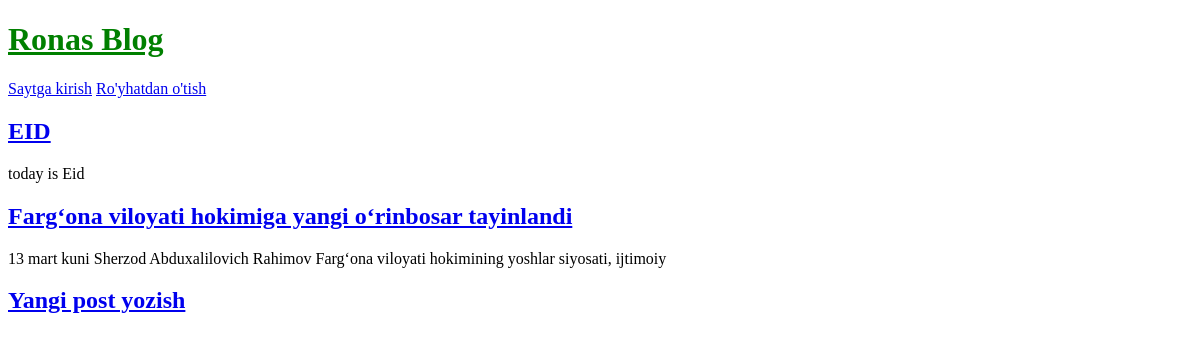
The app's page /, older data.
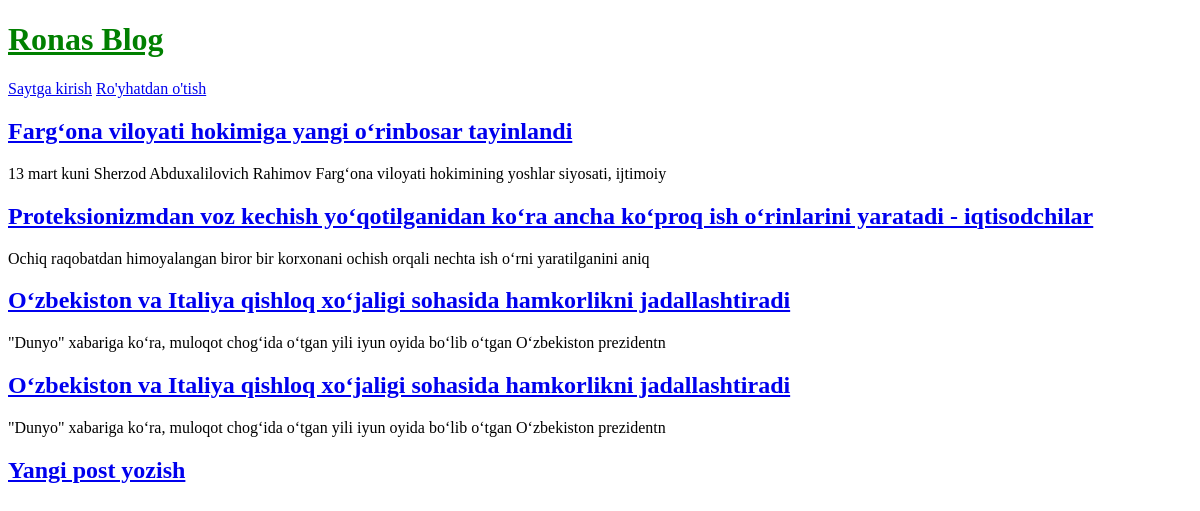
The same page, newer data.
### blog/models.py (models this page shows, shortened)
class Post(models.Model):
    title = models.CharField(max_length=200)
    author = models.ForeignKey(
        'auth.User',
        on_delete=models.CASCADE
    )
    body = models.TextField()

### blog/views.py (the view)
# urls.py: path('', BlogListView.as_view(), name='home'),
class BlogListView(ListView):
    model = Post
    template_name = 'home.html'

### templates/home.html
{% extends 'base.html' %}
{% block content %}
    {% for post in object_list %}
        <div class="post-entry">
            <h2><a href="{% url 'post_detail' post.pk %}">{{post.title}}</a></h2>
            <p>{{post.body|slice:":100"  }}</p>
        </div>
    {% endfor %}
{% endblock content %}

### templates/base.html (shortened to what this page needs)
{% load static %}
<!DOCTYPE html>
<html lang="en">
<head>
    <link rel="stylesheet" href="{% static 'css/base.css' %}">
</head>
<body>
<header>
    <h1><a href="{% url 'home' %}">Ronas Blog</a></h1>
</header>
{% if user.is_authenticated %}
    <p>Xush kelibsiz, {{ user.username }}!</p>
    <p><a href="{% url 'logout' %}">Chiqib ketish</a></p>
{% else %}
    <p>
        <a href="{% url 'login' %}">Saytga kirish</a>
        <a href="{% url 'signup' %}">Ro'yhatdan o'tish</a>
    </p>
{% endif %}
<div>
    {% block content %}
    {% endblock content %}
</div>
<footer>
    <h2><a href="{% url 'post_new' %}">Yangi post yozish</a></h2>
</footer>
</body>
</html>

### static/css/base.css (style rules this page uses)
header h1 a { color: green; }

Row changes from the older to the newer data that the page shows:
removed Post: title "EID", body "today is Eid"
added Post: title "Proteksionizmdan voz kechish yo‘qotilganidan ko‘ra ancha ko‘proq ish o‘rinlarini yaratadi - iqtisodchilar", body "Ochiq raqobatdan himoyalangan biror bir korxonani ochish orqali nechta ish o‘rni yaratilganini aniq"
added Post: title "O‘zbekiston va Italiya qishloq xo‘jaligi sohasida hamkorlikni jadallashtiradi", body "\"Dunyo\" xabariga ko‘ra, muloqot chog‘ida o‘tgan yili iyun oyida bo‘lib o‘tgan O‘zbekiston prezidentn"
added Post: title "O‘zbekiston va Italiya qishloq xo‘jaligi sohasida hamkorlikni jadallashtiradi", body "\"Dunyo\" xabariga ko‘ra, muloqot chog‘ida o‘tgan yili iyun oyida bo‘lib o‘tgan O‘zbekiston prezidentn"
